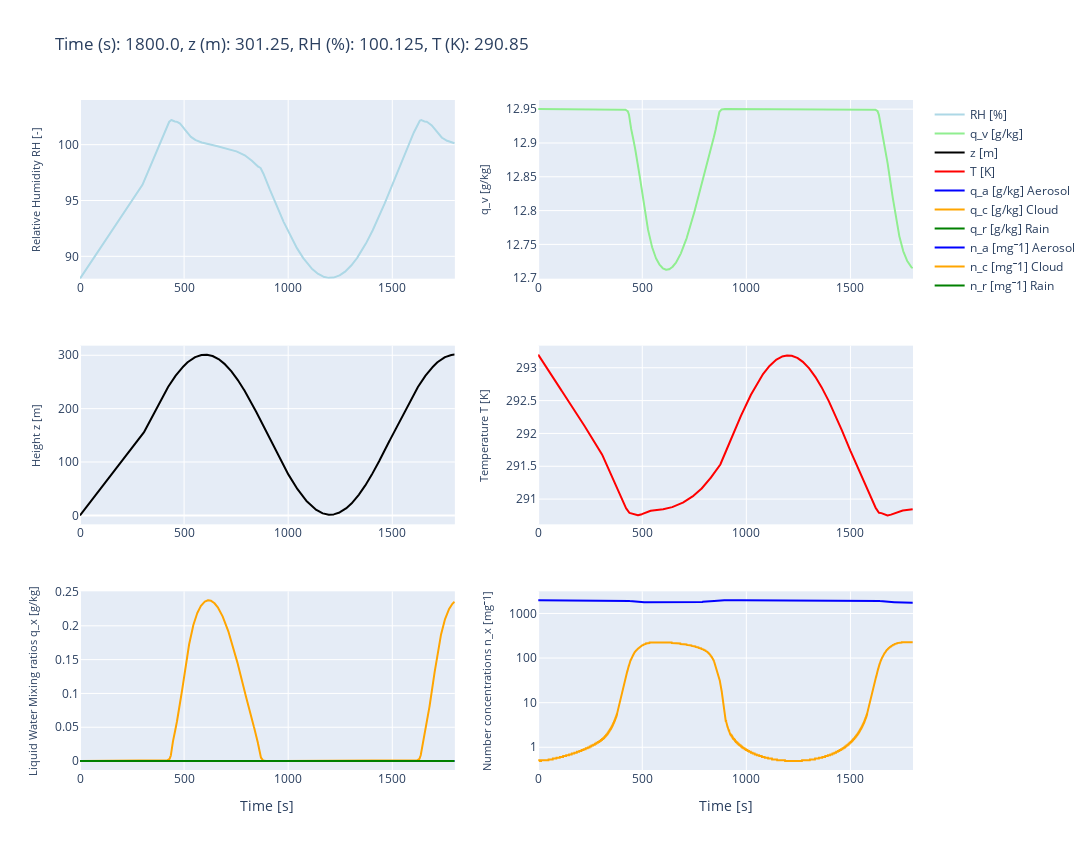

Here is the notebook cell this chart was saved with:
### Code cell
# initialization of the model (in aero_init module)
mode_aero_init, n_particles, P_parcel, T_parcel, q_parcel, z_parcel, w_parcel, \
N_aero, mu_aero, sigma_aero, nt, dt, max_z, do_condensation, \
do_collision, collision_start_time = model_init(dt_widget, nt_widget, Condensation_widget, Collision_widget, \
                                                collision_start_t_widget, n_particles_widget, T_widget, P_widget, RH_widget, \
                                                w_widget, max_z_widget, mode_aero_init_widget, gridwidget)

# time step routine (in model timestep_routine)
# performs the time-dependent model run
# computes output as text or graphics
time_array, T_parcel_array, RH_parcel_array, q_parcel_array, z_parcel_array, \
qa_ts,qc_ts,qr_ts, na_ts,nc_ts,nr_ts, spectra_arr = timesteps_function(mode_aero_init, n_particles, P_parcel, T_parcel,q_parcel, z_parcel, w_parcel, N_aero, mu_aero,\
                                                                       sigma_aero, rho_aero, molecular_weight_aero, nt, dt, rm_spec, \
                                                                       ascending_mode_widget, mode_displaytype_widget, max_z, \
                                                                       do_condensation, do_collision, collision_start_time)

### Figure 1 — Plotly figure (JSON) as saved in the notebook; plotly's stock layout.template omitted (floating-point values rounded to 4 significant figures; data arrays with more than 128 entries replaced by an {"elided": "..."} marker saying what was removed)
{"data": [{"line": {"color": "lightblue"}, "mode": "lines", "name": "RH [%]", "showlegend": true, "type": "scatter", "x": {"elided": "3599 float values"}, "xaxis": "x", "y": {"elided": "3601 float values"}, "yaxis": "y"}, {"line": {"color": "lightgreen"}, "mode": "lines", "name": "q_v [g/kg]", "type": "scatter", "x": {"elided": "3599 float values"}, "xaxis": "x2", "y": {"elided": "3601 float values"}, "yaxis": "y2"}, {"line": {"color": "black"}, "mode": "lines", "name": "z [m]", "type": "scatter", "x": {"elided": "3599 float values"}, "xaxis": "x3", "y": {"elided": "3601 float values"}, "yaxis": "y3"}, {"line": {"color": "red"}, "mode": "lines", "name": "T [K]", "type": "scatter", "x": {"elided": "3599 float values"}, "xaxis": "x4", "y": {"elided": "3601 float values"}, "yaxis": "y4"}, {"line": {"color": "blue"}, "mode": "lines", "name": "q_a [g/kg] Aerosol", "type": "scatter", "x": {"elided": "3599 float values"}, "xaxis": "x5", "y": {"elided": "3601 float values"}, "yaxis": "y5"}, {"line": {"color": "orange"}, "mode": "lines", "name": "q_c [g/kg] Cloud", "type": "scatter", "x": {"elided": "3599 float values"}, "xaxis": "x5", "y": {"elided": "3601 float values"}, "yaxis": "y5"}, {"line": {"color": "green"}, "mode": "lines", "name": "q_r [g/kg] Rain", "type": "scatter", "x": {"elided": "3599 float values"}, "xaxis": "x5", "y": {"elided": "3601 int values"}, "yaxis": "y5"}, {"line": {"color": "blue"}, "mode": "lines", "name": "n_a [mg⁻1] Aerosol", "type": "scatter", "x": {"elided": "3599 float values"}, "xaxis": "x6", "y": {"elided": "3601 float values"}, "yaxis": "y6"}, {"line": {"color": "orange"}, "mode": "lines", "name": "n_c [mg⁻1] Cloud", "type": "scatter", "x": {"elided": "3599 float values"}, "xaxis": "x6", "y": {"elided": "3601 float values"}, "yaxis": "y6"}, {"line": {"color": "green"}, "mode": "lines", "name": "n_r [mg⁻1] Rain", "type": "scatter", "x": {"elided": "3599 float values"}, "xaxis": "x6", "y": {"elided": "3601 int values"}, "yaxis": "y6"}], "layout": {"height": 850, "title": {"text": "Time (s): 1800.0, z (m): 301.25, RH (%): 100.125, T (K): 290.85"}, "width": 1250, "xaxis": {"anchor": "y", "domain": [0, 0.45], "range": [0, 1800.0], "type": "linear"}, "xaxis2": {"anchor": "y2", "domain": [0.55, 1], "range": [0, 1800.0], "type": "linear"}, "xaxis3": {"anchor": "y3", "domain": [0, 0.45], "range": [0, 1800.0], "type": "linear"}, "xaxis4": {"anchor": "y4", "domain": [0.55, 1], "range": [0, 1800.0], "type": "linear"}, "xaxis5": {"anchor": "y5", "domain": [0, 0.45], "range": [0, 1800.0], "title": {"text": "Time [s]"}, "type": "linear"}, "xaxis6": {"anchor": "y6", "domain": [0.55, 1], "range": [0, 1800.0], "title": {"text": "Time [s]"}, "type": "linear"}, "yaxis": {"anchor": "x", "domain": [0.7333, 1], "range": [88.0, 104], "title": {"font": {"size": 11}, "text": "Relative Humidity RH [-]"}, "type": "linear"}, "yaxis2": {"anchor": "x2", "autorange": true, "domain": [0.7333, 1], "range": [12.7, 12.96], "title": {"font": {"size": 11}, "text": "q_v [g/kg]"}, "type": "linear"}, "yaxis3": {"anchor": "x3", "autorange": true, "domain": [0.3667, 0.6333], "range": [-16.74, 318.0], "title": {"font": {"size": 11}, "text": "Height z [m]"}, "type": "linear"}, "yaxis4": {"anchor": "x4", "autorange": true, "domain": [0.3667, 0.6333], "range": [290.6, 293.3], "title": {"font": {"size": 11}, "text": "Temperature T [K]"}, "type": "linear"}, "yaxis5": {"anchor": "x5", "autorange": true, "domain": [0, 0.2667], "range": [-0.01321, 0.251], "title": {"font": {"size": 11}, "text": "Liquid Water Mixing ratios q_x [g/kg]"}, "type": "linear"}, "yaxis6": {"anchor": "x6", "autorange": true, "domain": [0, 0.2667], "range": [-0.5095, 3.496], "title": {"font": {"size": 11}, "text": "Number concentrations n_x [mg⁻1]"}, "type": "log"}}}
